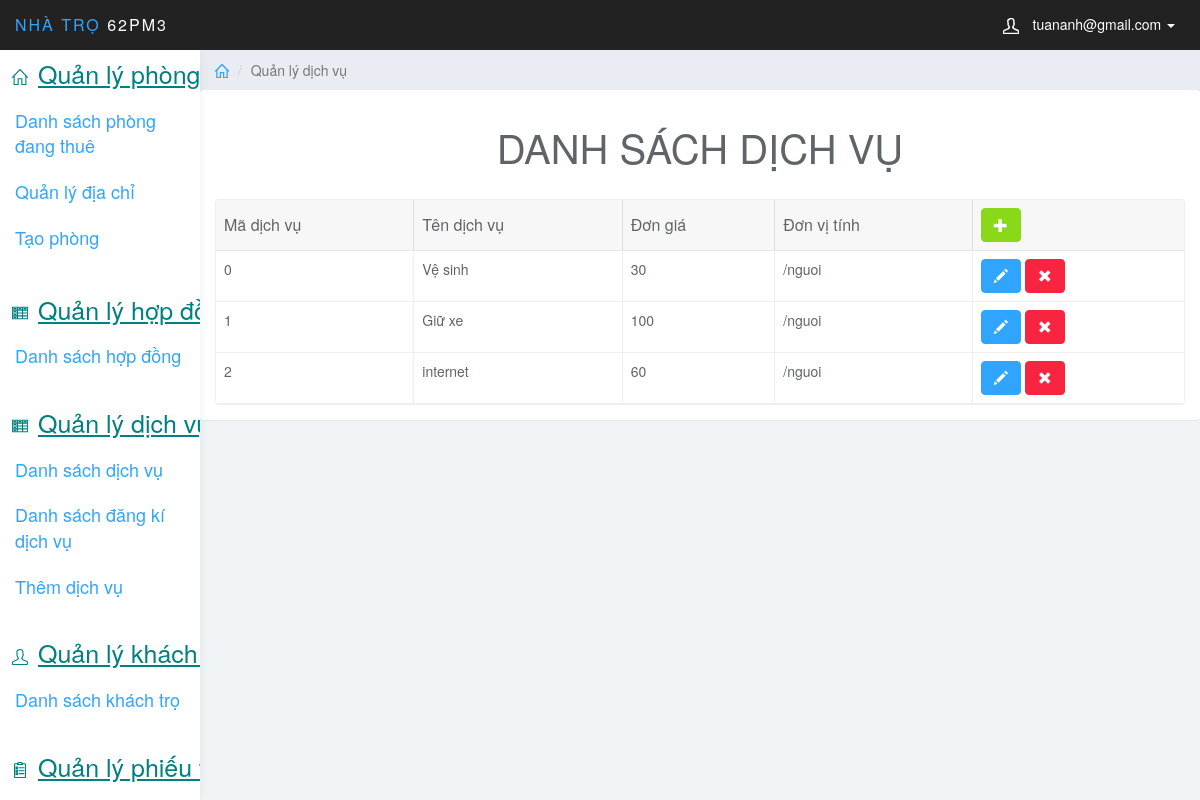
The app's page /QLPT_1/index.php?page_layout=dsdv (signed in), older data.
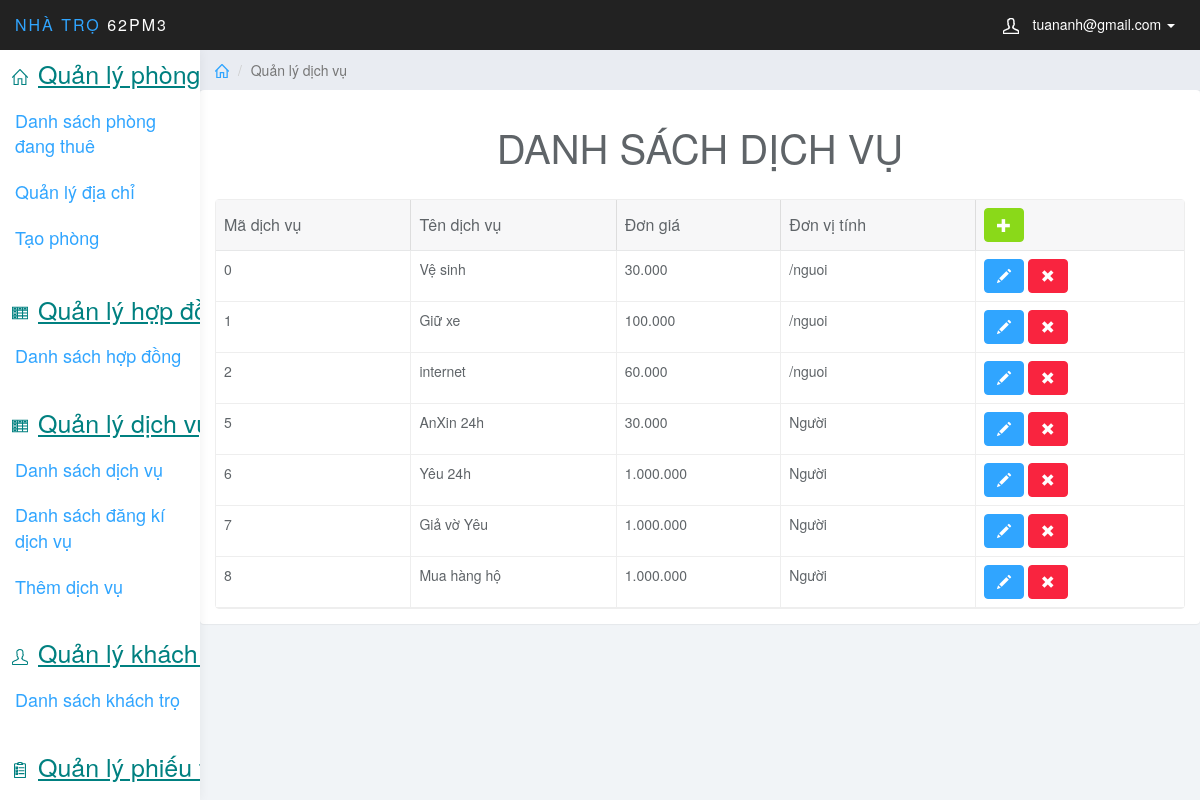
The same page, newer data.
### tables this page shows
CREATE TABLE `dichvu` (
  `MaDV` int(11) NOT NULL,
  `TenDV` varchar(50) NOT NULL,
  `DonGia` decimal(18,0) NOT NULL,
  `DonViTinh` varchar(50) DEFAULT NULL
);

### QLPT_1/QL_DVu/DSDVU.php (the view, shortened to what this page needs)
<div class="col-sm-9 col-sm-offset-3 col-lg-10 col-lg-offset-2 main">
    <div class="row">
        <ol class="breadcrumb">
            <li><a href="#"><svg class="glyph stroked home"><use xlink:href="#stroked-home"></use></svg></a></li>
            <li class="active">Quản lý dịch vụ</li>
        </ol>
    </div>
    <div class="row" >
            <div class="panel panel-default">
        <div class="panel-body" >
               <h1 style="font-size: 40px; text-align: center;">DANH SÁCH DỊCH VỤ</h1>
                <table
                    data-toolbar="#toolbar"
                    data-toggle="table">
                    <thead>
                    <tr>
                        <th data-field="MaDV" data-sortable="true">Mã dịch vụ</th>
                        <th data-field="TenDV"  data-sortable="true">Tên dịch vụ</th>
                        <th data-field="DonGia" data-sortable="true">Đơn giá</th>
                        <th data-field="DonViTinh" data-sortable="true">Đơn vị tính</th>
                        <th class="form-group">
                            <a href="index.php?page_layout=add_dvu" class="btn btn-success"><i class="glyphicon glyphicon-plus"></i></a>
                        </th>
                    </tr>
                    </thead>
                    <tbody>
                    <?php
                                $sql = "SELECT * FROM dichvu";
                                $query = mysqli_query($conn, $sql);
                                while($row = mysqli_fetch_array($query)){
                            ?>
                        <tr>
                            <td ><?php echo $row['MaDV']; ?></td>
                            <td ><?php echo $row['TenDV']; ?></td>
                            <td ><?php echo  number_format($row['DonGia'], 0, '', '.'); ?></td>
                            <td ><?php echo $row['DonViTinh'] ?></td>
                            <td class="form-group">
                                <a href="index.php?page_layout=edit_dvu&MaDV=<?php echo $row['MaDV'];?>" class="btn btn-primary"><i class="glyphicon glyphicon-pencil"></i></a>
                                <a href="dell_dichvu.php?MaDV=<?php echo $row['MaDV']; ?>" class="btn btn-danger"><i class="glyphicon glyphicon-remove"></i></a>
                            </td>
                        </tr>
                        <?php  } ?>
                    </tbody>
                </table>
            </div>
        </div>
    </div>
</div>

### QLPT_1/admin.php (shortened to what this page needs)
<!DOCTYPE html>
<html>
<head>
<link href="design/css/bootstrap.min.css" rel="stylesheet">
<link href="design/css/datepicker3.css" rel="stylesheet">
<link href="design/css/bootstrap-table.css" rel="stylesheet">
<link href="design/css/styles.css" rel="stylesheet">
</head>
<body>
<?php include_once("sidebar/nav.php"); ?>
    <?php
        if(isset($_GET['page_layout'])){
            switch($_GET['page_layout']){
                case 'dsdv': include_once('QL_DVu/DSDVU.php');break;
            }
        }
        else{
            include_once('ad/main.php');
        }
    ?>
</body>
</html>

### QLPT_1/sidebar/nav.php (shortened to what this page needs)
<nav class="navbar navbar-inverse navbar-fixed-top" role="navigation">
				<div class="container-fluid">
					<div class="navbar-header">
						<a class="navbar-brand" href="index.php"><span>Nhà Trọ </span>62PM3</a>
						<ul class="user-menu">
							<li class="dropdown pull-right">
								<a href="#" class="dropdown-toggle" data-toggle="dropdown"><svg class="glyph stroked male-user"><use xlink:href="#stroked-male-user"></use></svg> <?php if(isset($_SESSION['mail'])){echo $_SESSION['mail'];}?> <span class="caret"></span></a>
							</li>
						</ul>
					</div>
				</div>
			</nav>
	<div id="sidebar-collapse" class="col-sm-3 col-lg-2 sidebar">
		<ul class="nav menu">
            <div class="dropdown" >
                <button class="btn btn-primary dropdown-toggle" type="button" data-toggle="dropdown" style="background: white; border: none; color: teal; font-size: 25px;">
                   <svg class="glyph stroked home"><use xlink:href="#stroked-home"/></svg><u>Quản lý phòng trọ</u>
                <span class="caret"></span></button>
                <ul class="nav menu" style="font-size: 18px;">
                <li><a href="index.php?page_layout=qlp"> Danh sách phòng đang thuê</a></li>
                <li><a href="index.php?page_layout=qldc"> Quản lý địa chỉ</a></li>
                <li><a href="index.php?page_layout=addhome">Tạo phòng</a></li>
            </ul>
              </div>
               <div class="dropdown" style="margin-top: 25px;">
                <button class="btn btn-primary dropdown-toggle" type="button" data-toggle="dropdown"style="background: white; border: none; color: teal;font-size: 25px;">
                    <svg class="glyph stroked table"><use xlink:href="#stroked-table"/></svg><u>Quản lý hợp đồng </u>
                <span class="caret"></span></button>
                <ul class="nav menu" style="font-size: 18px;">
                <li><a href="index.php?page_layout=qlhd"> Danh sách hợp đồng</a></li>
            </ul>
              </div>
            <div class="dropdown" style="margin-top: 20px;">
                <button class="btn btn-primary dropdown-toggle" type="button" data-toggle="dropdown"style="background: white; border: none; color: teal;font-size: 25px;">
                    <svg class="glyph stroked table"><use xlink:href="#stroked-table"/></svg><u>Quản lý dịch vụ  </u>
                <span class="caret"></span></button>
                <ul class="nav menu" style="font-size: 18px;">
                <li><a href="index.php?page_layout=dsdv"> Danh sách dịch vụ</a></li>
                <li><a href="index.php?page_layout=dsdkdv"> Danh sách đăng kí dịch vụ</a></li>
                <li><a href="index.php?page_layout=add_dvu">Thêm dịch vụ</a></li>
            </ul>
              </div>
            <div class="dropdown" style="margin-top: 20px;">
                <button class="btn btn-primary dropdown-toggle" type="button" data-toggle="dropdown"style="background: white; border: none; color: teal;font-size: 25px;">
                    <svg class="glyph stroked male user "><use xlink:href="#stroked-male-user"/></svg><u>Quản lý khách trọ</u>
                <span class="caret"></span></button>
                <ul class="nav menu" style="font-size: 18px;">
                    <li><a href="index.php?page_layout=qlkt"> Danh sách khách trọ</a></li>
                </ul>
            </div>
             <div class="dropdown" style="margin-top: 20px;">
                <button class="btn btn-primary dropdown-toggle" type="button" data-toggle="dropdown"style="background: white; border: none; color: teal;font-size: 25px;">
                    <svg class="glyph stroked clipboard with paper"><use xlink:href="#stroked-clipboard-with-paper"/></svg><u>Quản lý phiếu thu</u>
                <span class="caret"></span></button>
                <ul class="nav menu" style="font-size: 18px;">
                <li><a href="index.php?page_layout=qlpt"> Danh sách phiếu thu</a></li>
            </ul>
              </div>
		</ul>
</div>

### QLPT_1/index.php (shortened to what this page needs)
<?php
if(isset($_SESSION['mail']) && isset($_SESSION['pass'])){
	include_once('admin.php');
}
else{
	include_once('login.php');
}
?>

### QLPT_1/design/css/styles.css (style rules this page uses)
body { background: #f1f4f7; padding-top: 50px; color: #5f6468; }
a, a:hover, a:focus { color: #30a5ff; }
h1, h2, h3, h4, h5, h6 { color: #5f6468; }
h1 { font-weight: 300; font-size: 40px; }
.navbar-header .navbar-brand { color: #fff; font-size: 16px; text-transform: uppercase; font-weight: 500; letter-spacing: 2px; }
.navbar-header .navbar-brand span { color: #30a5ff; }
.btn-primary, .btn-primary:hover, .btn-primary:focus, .btn-primary:active, .btn-primary.active, .open > .dropdown-toggle.btn-primary, .btn-primary.disabled, .btn-primary[disabled], fieldset[disabled] .btn-primary, .btn-primary.disabled:hover, .btn-primary[disabled]:hover, fieldset[disabled] .btn-primary:hover, .btn-primary.disabled:focus, .btn-primary[disabled]:focus, fieldset[disabled] .btn-primary:focus, .btn-primary.disabled:active, .btn-primary[disabled]:active, fieldset[disabled] .btn-primary:active, .btn-primary.disabled.active, .btn-primary[disabled].active, fieldset[disabled] .btn-primary.active { background-color: #30a5ff; border-color: #30a5ff; }
.btn-success, .btn-success:hover, .btn-success:focus, .btn-success:active, .btn-success.active, .open > .dropdown-toggle.btn-success, .btn-success.disabled, .btn-success[disabled], fieldset[disabled] .btn-success, .btn-success.disabled:hover, .btn-success[disabled]:hover, fieldset[disabled] .btn-success:hover, .btn-success.disabled:focus, .btn-success[disabled]:focus, fieldset[disabled] .btn-success:focus, .btn-success.disabled:active, .btn-success[disabled]:active, fieldset[disabled] .btn-success:active, .btn-success.disabled.active, .btn-success[disabled].active, fieldset[disabled] .btn-success.active { background-color: #8ad919; border-color: #8ad919; }
.btn-danger, .btn-danger:hover, .btn-danger:focus, .btn-danger:active, .btn-danger.active, .open > .dropdown-toggle.btn-danger, .btn-danger.disabled, .btn-danger[disabled], fieldset[disabled] .btn-danger, .btn-danger.disabled:hover, .btn-danger[disabled]:hover, fieldset[disabled] .btn-danger:hover, .btn-danger.disabled:focus, .btn-danger[disabled]:focus, fieldset[disabled] .btn-danger:focus, .btn-danger.disabled:active, .btn-danger[disabled]:active, fieldset[disabled] .btn-danger:active, .btn-danger.disabled.active, .btn-danger[disabled].active, fieldset[disabled] .btn-danger.active { background-color: #f9243f; border-color: #f9243f; }
.panel { border: 0; }
.navbar { border: 0; }
.user-menu { display: inline-block; margin-top: 14px; margin-right: 10px; float: right; list-style: none; padding: 0; }
.user-menu a { color: #fff; }
.sidebar { display: block; background-color: #fff; padding: 0; display: none; }
@media (min-width: 768px) { .sidebar { display: block; position: fixed; top: 50px; bottom: 0; left: 0; z-index: 1000; display: block; margin: 0; padding: 0; overflow-x: hidden; overflow-y: auto; background-color: #fff; box-shadow: 1px 0px 10px rgba(0, 0, 0, .05); } }
@media (min-width: 768px) { .navbar-header { width: 100%; } }
.breadcrumb { border-radius: 0; padding: 10px 15px; background: #e9ecf2; box-shadow: 0 1px 1px rgba(0, 0, 0, .05); margin: 0 ; }
.table { background: #fff; }
.sidebar .glyph, .user-menu .glyph { height: 16px; width: 16px; margin: 0 10px 0 0; stroke-width: 3px; }
.user-menu .glyph { stroke-width: 4px; }
.breadcrumb .glyph { height: 14px; width: 14px; margin: -2px 0 0 0; stroke-width: 4px; }
.glyph.table { background: none; border: none; }

Row changes from the older to the newer data that the page shows:
changed dichvu "Vệ sinh": DonGia "30" → "30.000"
changed dichvu "Giữ xe": DonGia "100" → "100.000"
changed dichvu "internet": DonGia "60" → "60.000"
added dichvu: MaDV "5", TenDV "AnXin 24h", DonGia "30.000", DonViTinh "Người"
added dichvu: MaDV "6", TenDV "Yêu 24h", DonGia "1.000.000", DonViTinh "Người"
added dichvu: MaDV "7", TenDV "Giả vờ Yêu", DonGia "1.000.000", DonViTinh "Người"
added dichvu: MaDV "8", TenDV "Mua hàng hộ", DonGia "1.000.000", DonViTinh "Người"
